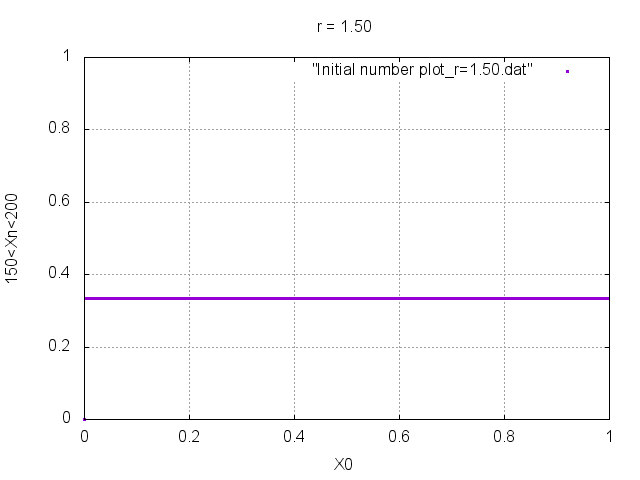

The gnuplot source for this figure:
set grid
set title "r = 1.50"
set xrange [0:1]
set yrange [0:1]
set xlabel "X0"
set ylabel "150<Xn<200"
plot "Initial number plot_r=1.50.dat"with points pt 5 ps 0.2
pause 2
set terminal png
set output "Initial number plot_r=1.50.png"
replot
set terminal x11
